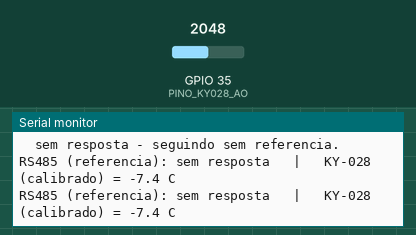
This sketch was run on a simulated ESP32. Parts: the last lines printed to the serial monitor. The test bench sets the inputs (shaded band); at power-on: GPIO 35 (PINO_KY028_AO) = 2048.

Above: at 1.7 s.
1.8 s: GPIO 35 (PINO_KY028_AO) set to 2866
At 3.1 s:
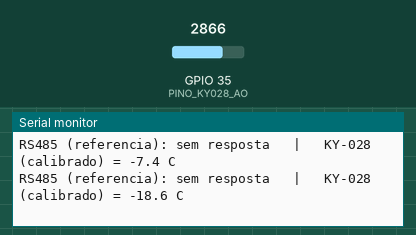
3.3 s: GPIO 35 (PINO_KY028_AO) set to 3603
At 4.4 s:
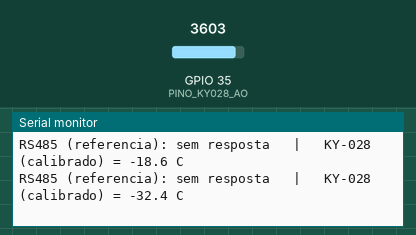
Timing chart, 0 to 6.3 s (numbered marks = the images above; inputs shaded):
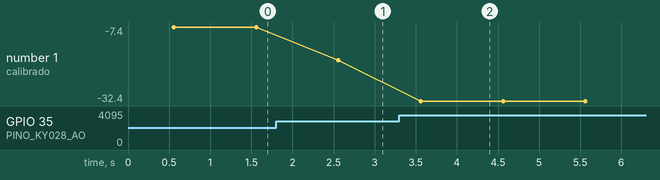

Measured:
- after the input at 1.8 s, the serial monitor: prints a new line after 0.76 s (image 1)
- after the input at 3.3 s, the serial monitor: prints a new line after 0.26 s (image 2)
- plotted number 1: -7.4 → -18.6 after the input at 1.8 s, -18.6 → -32.4 after the input at 3.3 s

The sketch:

teste_ky028.ino
```cpp
/*
 * Teste de bancada - KY-028 (termistor NTC + comparador), so o AO, com o
 * sensor ambiental RS485 como referencia pra calibrar.
 *
 * ATENCAO A TENSAO: alimentar o KY-028 em 3V3, nao em 5V - o AO e a propria
 * tensao do divisor, e o ADC do ESP32 nao e tolerante a 5V.
 *
 * Ligacao:
 *   KY-028:  AO -> GPIO35                       VCC 3V3, GND
 *   RS485 (referencia): RO -> GPIO16 (RX2)   DI -> GPIO17 (TX2)   DE+RE -> GPIO4
 *
 * CALIBRADO em 03/09/2026 com o src/calibrar_ky028.py, 2 pontos (23C e 31C)
 * contra o RS485. Se recalibrar (ex: com um terceiro ponto pra validar, ou
 * trocar de modulo), atualiza CAL_A/CAL_B abaixo com a saida do script.
 */

#include "ambiente_rs485.h"

// -- RS485 (referencia) -------------------------------------------------------
static const int8_t  PINO_RX = 16;
static const int8_t  PINO_TX = 17;
static const int8_t  PINO_DE = -1;
static const uint32_t BAUD_RS485 = 9600;

AmbienteRS485 ambiente(Serial2, PINO_DE, ENDERECO_AMBIENTAL_PADRAO);
bool rs485Disponivel = false;

// -- KY-028 --------------------------------------------------------------------
static const uint8_t PINO_KY028_AO = 35;

// Coeficientes de src/calibrar_ky028.py: 1/T = CAL_A*ln((1-x)/x) + CAL_B
static const float CAL_A = -0.000196f;
static const float CAL_B = 0.003763f;

static const uint32_t INTERVALO_MS = 1000;

float lerTemperaturaC() {
  uint16_t adc = analogRead(PINO_KY028_AO);
  float x = adc / 4095.0f;
  x = constrain(x, 0.0001f, 0.9999f);
  float ratio = (1.0f - x) / x;
  float tempK = 1.0f / (CAL_A * logf(ratio) + CAL_B);
  return tempK - 273.15f;
}

void setup() {
  Serial.begin(115200);
  delay(300);
  Serial.println();
  Serial.println(F("Teste de bancada - KY-028 com referencia RS485"));

  // Mesma inicializacao que WTGAHRS3::iniciar() faz, sem depender daquele
  // driver: aqui so o sensor ambiental esta no barramento.
  if (PINO_DE >= 0) {
    pinMode(PINO_DE, OUTPUT);
    digitalWrite(PINO_DE, LOW);
  }
  Serial2.begin(BAUD_RS485, SERIAL_8N1, PINO_RX, PINO_TX);
  delay(50);

  Serial.print(F("RS485: procurando sensor ambiental em 0x"));
  Serial.print(ENDERECO_AMBIENTAL_PADRAO, HEX);
  Serial.println(F("..."));
  rs485Disponivel = ambiente.estaRespondendo();
  Serial.println(rs485Disponivel ? F("  respondeu.") : F("  sem resposta - seguindo sem referencia."));
  Serial.println();
}

void loop() {
  // -- RS485 (referencia) --
  if (rs485Disponivel) {
    AmbienteRS485Leitura amb;
    if (ambiente.ler(amb)) {
      Serial.print(F("RS485 (referencia): "));
      Serial.print(amb.temperaturaC, 1);
      Serial.print(F(" C   umid "));
      Serial.print(amb.umidadeRH, 1);
      Serial.print(F(" %RH   |   "));
    } else {
      Serial.print(F("RS485 (referencia): falha na leitura   |   "));
    }
  } else {
    Serial.print(F("RS485 (referencia): sem resposta   |   "));
  }

  // -- KY-028 --
  float tempC = lerTemperaturaC();
  Serial.print(F("KY-028 (calibrado) = "));
  Serial.print(tempC, 1);
  Serial.println(F(" C"));

  delay(INTERVALO_MS);
}
```

ambiente_rs485.cpp
```cpp
#include "ambiente_rs485.h"

AmbienteRS485::AmbienteRS485(HardwareSerial &serial, int8_t pinoDE, uint8_t endereco)
    : _serial(serial), _pinoDE(pinoDE), _endereco(endereco) {}

bool AmbienteRS485::estaRespondendo() {
  uint16_t r;
  return lerRegistradores(0x0000, 1, &r);
}

bool AmbienteRS485::ler(AmbienteRS485Leitura &saida) {
  uint16_t r[2];  // 0x0000 temperatura, 0x0001 umidade
  if (!lerRegistradores(0x0000, 2, r)) return false;

  saida.temperaturaC = (int16_t)r[0] / 10.0f;
  saida.umidadeRH    = (int16_t)r[1] / 10.0f;
  return true;
}

// ---------------------------------------------------------------------------
// Modbus RTU — mesma implementacao do driver WTGAHRS3, endereco de
// registrador de 16 bits porque o sketch de diagnostico varreu ate 0x01FF.
// ---------------------------------------------------------------------------
bool AmbienteRS485::lerRegistradores(uint16_t enderecoRegistrador, uint8_t quantidade, uint16_t *destino) {
  uint8_t pedido[8] = {
      _endereco, 0x03,
      (uint8_t)(enderecoRegistrador >> 8), (uint8_t)(enderecoRegistrador & 0xFF),
      0x00, quantidade, 0x00, 0x00};
  uint16_t crc = crc16(pedido, 6);
  pedido[6] = crc & 0xFF;
  pedido[7] = (crc >> 8) & 0xFF;

  // SILENCIO ENTRE QUADROS (t3.5). O Modbus RTU delimita um quadro pela pausa
  // de 3,5 caracteres antes dele - a 9600 8N1 (10 bits por byte) sao 3,65 ms.
  // Sem essa pausa o sensor trata o pedido como continuacao do quadro anterior
  // e descarta em silencio.
  //
  // Isto so passou a importar quando o WTGAHRS3 entrou no mesmo barramento a
  // 10 Hz: antes o ambiental era lido a cada 2 s, com a linha vazia, e a pausa
  // acontecia sozinha. O WTGAHRS3 tolera a falta dela; este sensor nao.
  delay(SILENCIO_QUADRO_MS);

  limparEntrada();
  enviarQuadro(pedido, sizeof(pedido));

  const size_t esperado = 5 + 2 * (size_t)quantidade;
  uint8_t resposta[5 + 2 * 32];
  if (quantidade > 32) return false;
  if (!receberQuadro(resposta, esperado)) return false;

  if (resposta[0] != _endereco || resposta[1] != 0x03) return false;
  if (resposta[2] != 2 * quantidade) return false;

  uint16_t crcRecebido = (uint16_t)resposta[esperado - 1] << 8 | resposta[esperado - 2];
  if (crcRecebido != crc16(resposta, esperado - 2)) return false;

  for (uint8_t i = 0; i < quantidade; i++) {
    destino[i] = ((uint16_t)resposta[3 + 2 * i] << 8) | resposta[4 + 2 * i];
  }
  return true;
}

void AmbienteRS485::enviarQuadro(const uint8_t *quadro, size_t tamanho) {
  if (_pinoDE >= 0) digitalWrite(_pinoDE, HIGH);
  _serial.write(quadro, tamanho);
  _serial.flush();
  delayMicroseconds(200);
  if (_pinoDE >= 0) digitalWrite(_pinoDE, LOW);
}

/**
 * Recebe um quadro SINCRONIZANDO no inicio, em vez de aceitar como primeiro
 * byte o que quer que esteja na linha.
 *
 * O barramento e compartilhado com o WTGAHRS3. Uma resposta dele que chegue
 * atrasada - depois do timeout da propria leitura - fica na linha e seria
 * lida aqui como o primeiro byte da resposta deste sensor. O quadro inteiro
 * sai deslocado, o CRC falha e a leitura e descartada. Com o WTGAHRS3 sendo
 * lido a 10 Hz isso acontecia quase toda vez.
 *
 * A regra: byte que nao for o endereco deste sensor, seguido da funcao 0x03,
 * e lixo de outra transacao - descarta e continua procurando.
 */
bool AmbienteRS485::receberQuadro(uint8_t *buffer, size_t esperado) {
  size_t lidos = 0;
  uint32_t limite = millis() + _timeoutMs;
  while (lidos < esperado && millis() < limite) {
    if (!_serial.available()) continue;
    uint8_t b = (uint8_t)_serial.read();

    if (lidos == 0 && b != _endereco) continue;   // ainda nao e o nosso quadro
    if (lidos == 1 && b != 0x03) {
      // Endereco casou por acaso num byte de dado alheio: recomeca a busca,
      // reaproveitando este byte caso ele seja o endereco de verdade.
      lidos = 0;
      if (b == _endereco) buffer[lidos++] = b;
      continue;
    }
    buffer[lidos++] = b;
  }
  return lidos == esperado;
}

void AmbienteRS485::limparEntrada() {
  while (_serial.available()) _serial.read();
}

uint16_t AmbienteRS485::crc16(const uint8_t *dados, size_t tamanho) {
  uint16_t crc = 0xFFFF;
  for (size_t i = 0; i < tamanho; i++) {
    crc ^= dados[i];
    for (uint8_t bit = 0; bit < 8; bit++) {
      if (crc & 0x0001) {
        crc = (crc >> 1) ^ 0xA001;
      } else {
        crc >>= 1;
      }
    }
  }
  return crc;
}
```

ambiente_rs485.h
```cpp
/*
 * Driver Modbus RTU para o sensor ambiental RS485 (temperatura/umidade),
 * para ESP32.
 *
 * Mapa de registradores confirmado na bancada (14/08/2026, unidade "Type 2"),
 * documentado em ../README.md:
 *
 *   endereco Modbus 1, 9600 8N1, funcao 0x03 (holding registers)
 *   0x0000  temperatura  /10  C, int16 com sinal
 *   0x0001  umidade      /10  %RH
 *
 * Este driver compartilha a UART e o pino DE com o WTGAHRS3 (mesmo par A/B,
 * enderecos Modbus diferentes) — nao chama serial.begin() nem configura o
 * pino DE; quem faz isso e WTGAHRS3::iniciar(), chamado antes deste driver
 * ser usado. Ver estacao_esp32.ino.
 *
 * Nao depende de biblioteca externa: o quadro Modbus e o CRC16 sao montados
 * aqui, igual ao driver do WTGAHRS3.
 */

#pragma once

#include <Arduino.h>

static const uint8_t ENDERECO_AMBIENTAL_PADRAO = 0x01;

/**
 * Silencio exigido antes de cada quadro (t3.5 do Modbus RTU).
 *
 * O protocolo delimita quadros pela pausa de 3,5 caracteres: a 9600 8N1
 * (10 bits por byte) sao 3,65 ms. 5 ms da margem. Sem essa pausa o sensor
 * trata o pedido como continuacao do quadro anterior e descarta calado.
 */
static const uint8_t SILENCIO_QUADRO_MS = 5;

/** Leitura do sensor ambiental (registradores 0x0000..0x0001). */
struct AmbienteRS485Leitura {
  float temperaturaC;
  float umidadeRH;
};

class AmbienteRS485 {
 public:
  /**
   * @param serial   UART ja iniciada (compartilhada com outro sensor no mesmo
   *                 barramento — ver WTGAHRS3::iniciar()).
   * @param pinoDE   mesmo pino DE+RE do transceptor; -1 se for automatico.
   * @param endereco endereco Modbus do sensor (padrao de fabrica 1).
   */
  AmbienteRS485(HardwareSerial &serial, int8_t pinoDE,
                uint8_t endereco = ENDERECO_AMBIENTAL_PADRAO);

  /** Leitura curta so para confirmar que o sensor responde. */
  bool estaRespondendo();

  /** Le temperatura e umidade. */
  bool ler(AmbienteRS485Leitura &saida);

  /** Tempo maximo de espera pela resposta, em milissegundos. */
  void definirTimeout(uint16_t ms) { _timeoutMs = ms; }

 private:
  HardwareSerial &_serial;
  int8_t   _pinoDE;
  uint8_t  _endereco;
  uint16_t _timeoutMs = 200;

  bool lerRegistradores(uint16_t enderecoRegistrador, uint8_t quantidade, uint16_t *destino);
  void enviarQuadro(const uint8_t *quadro, size_t tamanho);
  bool receberQuadro(uint8_t *buffer, size_t esperado);
  void limparEntrada();

  static uint16_t crc16(const uint8_t *dados, size_t tamanho);
};
```
